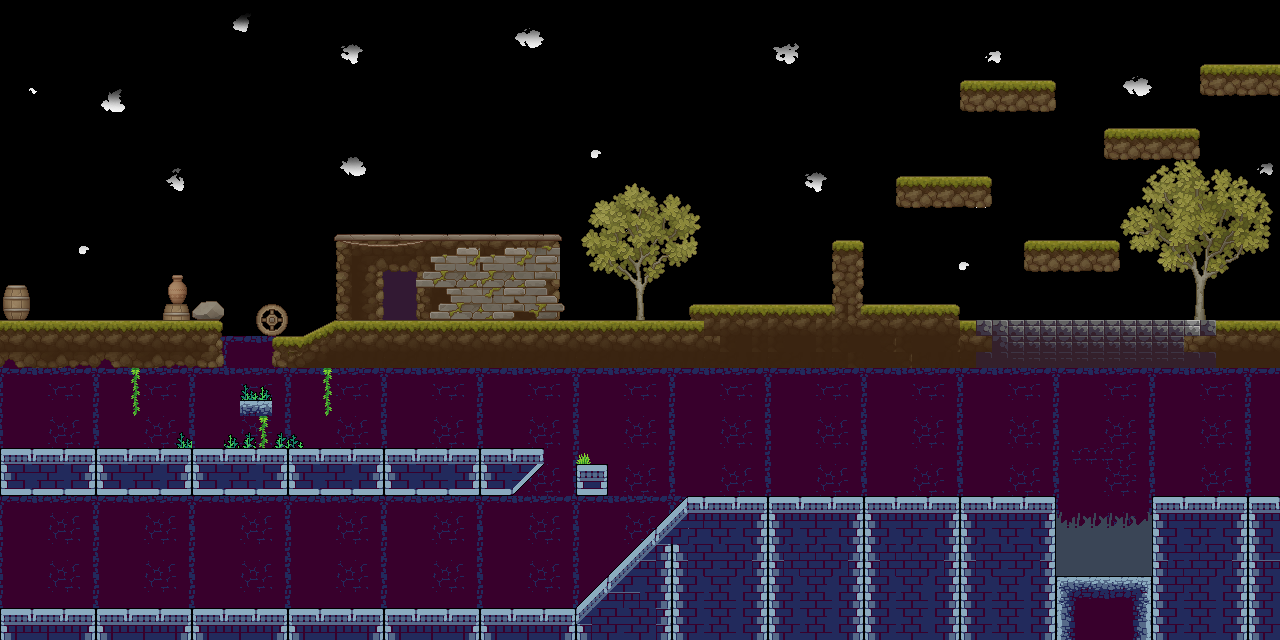

Tiled map render using the project's own tile images. Description and the map definition, with tile-layer contents summarised, below:
An orthogonal 80x40 tile map with 16x16 px tiles, 4 tile layers (Fondo0, Fondo1, Fondo2, Suelo), 7 tilesets.

<map version="1.10" tiledversion="1.10.2" orientation="orthogonal" renderorder="right-down" width="80" height="40" tilewidth="16" tileheight="16" infinite="0" nextlayerid="6" nextobjectid="1">
 <tileset firstgid="1" name="nubes" tilewidth="33" tileheight="33" tilecount="36" columns="6">
  <image source="../assets/img/tilesets/TX_FX_Flame.png" width="200" height="200" />
 </tileset>
 <tileset firstgid="37" name="suelo1" tilewidth="16" tileheight="16" tilecount="1024" columns="32">
  <image source="../assets/img/tilesets/TX_Tileset_Ground.png" width="512" height="512" />
 </tileset>
 <tileset firstgid="1061" name="suelo2" tilewidth="16" tileheight="16" tilecount="256" columns="16">
  <image source="../assets/img/tilesets/TX_Tileset_Ground_Darken.png" width="256" height="256" />
 </tileset>
 <tileset firstgid="1317" name="fondo1" tilewidth="16" tileheight="16" tilecount="4096" columns="64">
  <image source="../assets/img/tilesets/TX_Village_Props.png" width="1024" height="1024" />
 </tileset>
 <tileset firstgid="5413" name="subsuelo1" tilewidth="16" tileheight="16" tilecount="256" columns="16">
  <image source="../assets/img/tilesets/Tileset.png" width="256" height="256" />
 </tileset>
 <tileset firstgid="5669" name="subsuelo2" tilewidth="16" tileheight="16" tilecount="324" columns="18">
  <image source="../assets/img/tilesets/Tileset2.png" width="288" height="288" />
 </tileset>
 <tileset firstgid="5993" name="Constructos" tilewidth="16" tileheight="16" tilecount="140" columns="14">
  <image source="../assets/img/tilesets/Assets.png" width="224" height="160" />
 </tileset>
 <layer id="5" name="Fondo0" width="80" height="40">
  <data>[3200 cells, 1445 non-empty, 42 distinct tile ids]</data>
 </layer>
 <layer id="4" name="Fondo1" width="80" height="40">
  <data>[3200 cells, 77 non-empty, 31 distinct tile ids]</data>
 </layer>
 <layer id="2" name="Fondo2" width="80" height="40">
  <data>[3200 cells, 266 non-empty, 234 distinct tile ids]</data>
 </layer>
 <layer id="3" name="Suelo" width="80" height="40">
  <data>[3200 cells, 910 non-empty, 182 distinct tile ids]</data>
 </layer>
</map>
